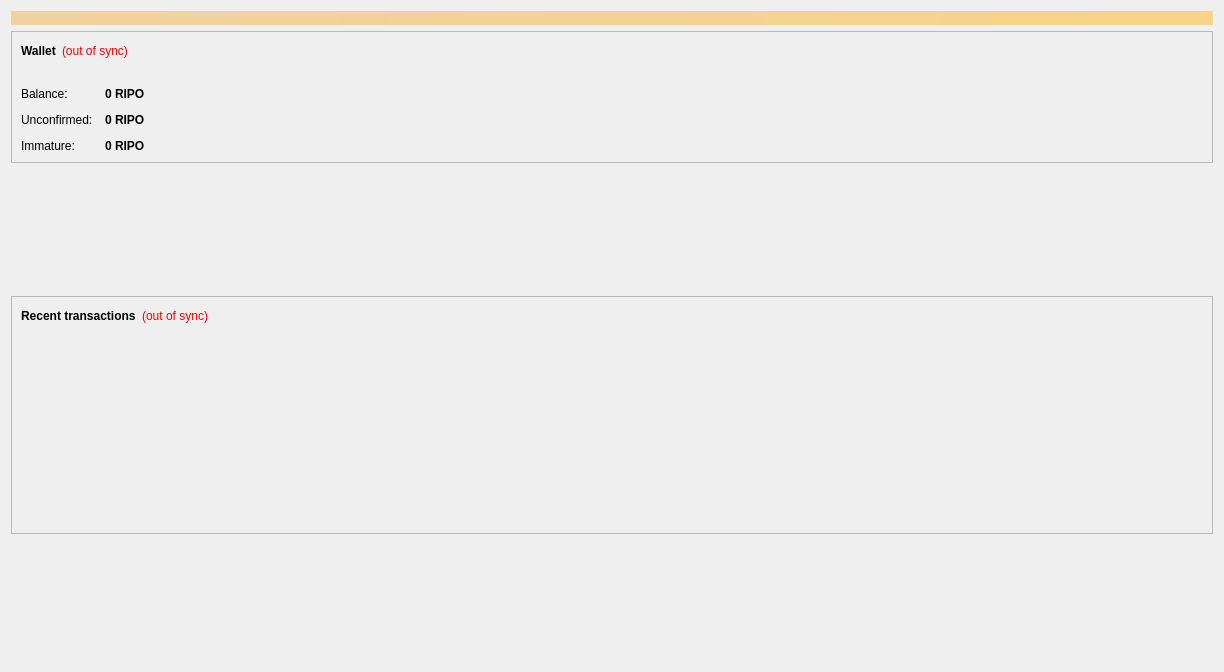
<?xml version="1.0" encoding="UTF-8"?>
<ui version="4.0">
 <class>OverviewPage</class>
 <widget class="QWidget" name="OverviewPage">
  <property name="geometry">
   <rect>
    <x>0</x>
    <y>0</y>
    <width>1224</width>
    <height>672</height>
   </rect>
  </property>
  <property name="windowTitle">
   <string>Form</string>
  </property>
  <layout class="QVBoxLayout" name="topLayout">
   <item>
    <widget class="QLabel" name="labelAlerts">
     <property name="visible">
      <bool>false</bool>
     </property>
     <property name="styleSheet">
      <string notr="true">background-color: qlineargradient(x1: 0, y1: 0, x2: 1, y2: 0, stop:0 #F0D0A0, stop:1 #F8D488); color:#000000;</string>
     </property>
     <property name="wordWrap">
      <bool>true</bool>
     </property>
     <property name="margin">
      <number>3</number>
     </property>
    </widget>
   </item>
   <item>
    <layout class="QHBoxLayout" name="horizontalLayout" stretch="1,0">
     <item>
      <layout class="QVBoxLayout" name="verticalLayout_2">
       <item>
        <widget class="QFrame" name="frame">
         <property name="frameShape">
          <enum>QFrame::StyledPanel</enum>
         </property>
         <property name="frameShadow">
          <enum>QFrame::Raised</enum>
         </property>
         <layout class="QVBoxLayout" name="verticalLayout_4">
          <item>
           <layout class="QHBoxLayout" name="horizontalLayout_4">
            <item>
             <widget class="QLabel" name="label_5">
              <property name="font">
               <font>
                <weight>75</weight>
                <bold>true</bold>
               </font>
              </property>
              <property name="text">
               <string>Wallet</string>
              </property>
             </widget>
            </item>
            <item>
             <widget class="QLabel" name="labelWalletStatus">
              <property name="toolTip">
               <string>The displayed information may be out of date. Your wallet automatically synchronizes with the RipoffCoin network after a connection is established, but this process has not completed yet.</string>
              </property>
              <property name="styleSheet">
               <string notr="true">QLabel { color: red; }</string>
              </property>
              <property name="text">
               <string notr="true">(out of sync)</string>
              </property>
              <property name="alignment">
               <set>Qt::AlignLeading|Qt::AlignLeft|Qt::AlignVCenter</set>
              </property>
             </widget>
            </item>
            <item>
             <spacer name="horizontalSpacer_2">
              <property name="orientation">
               <enum>Qt::Horizontal</enum>
              </property>
              <property name="sizeHint" stdset="0">
               <size>
                <width>40</width>
                <height>20</height>
               </size>
              </property>
             </spacer>
            </item>
           </layout>
          </item>
          <item alignment="Qt::AlignHCenter">
           <widget class="QLabel" name="label_2">
            <property name="text">
             <string/>
            </property>
            <property name="pixmap">
             <pixmap resource="../bitcoin.qrc">:/images/gmclogo</pixmap>
            </property>
           </widget>
          </item>
          <item>
           <layout class="QFormLayout" name="formLayout_2">
            <property name="fieldGrowthPolicy">
             <enum>QFormLayout::AllNonFixedFieldsGrow</enum>
            </property>
            <property name="horizontalSpacing">
             <number>12</number>
            </property>
            <property name="verticalSpacing">
             <number>12</number>
            </property>
            <item row="1" column="0">
             <widget class="QLabel" name="label">
              <property name="text">
               <string>Balance:</string>
              </property>
             </widget>
            </item>
            <item row="1" column="1">
             <widget class="QLabel" name="labelBalance">
              <property name="font">
               <font>
                <weight>75</weight>
                <bold>true</bold>
               </font>
              </property>
              <property name="cursor">
               <cursorShape>IBeamCursor</cursorShape>
              </property>
              <property name="toolTip">
               <string>Your current balance</string>
              </property>
              <property name="text">
               <string notr="true">0 RIPO</string>
              </property>
              <property name="textInteractionFlags">
               <set>Qt::LinksAccessibleByMouse|Qt::TextSelectableByKeyboard|Qt::TextSelectableByMouse</set>
              </property>
             </widget>
            </item>
            <item row="2" column="0">
             <widget class="QLabel" name="label_3">
              <property name="text">
               <string>Unconfirmed:</string>
              </property>
             </widget>
            </item>
            <item row="2" column="1">
             <widget class="QLabel" name="labelUnconfirmed">
              <property name="font">
               <font>
                <weight>75</weight>
                <bold>true</bold>
               </font>
              </property>
              <property name="cursor">
               <cursorShape>IBeamCursor</cursorShape>
              </property>
              <property name="toolTip">
               <string>Total of transactions that have yet to be confirmed, and do not yet count toward the current balance</string>
              </property>
              <property name="text">
               <string notr="true">0 RIPO</string>
              </property>
              <property name="textInteractionFlags">
               <set>Qt::LinksAccessibleByMouse|Qt::TextSelectableByKeyboard|Qt::TextSelectableByMouse</set>
              </property>
             </widget>
            </item>
            <item row="3" column="0">
             <widget class="QLabel" name="labelImmatureText">
              <property name="text">
               <string>Immature:</string>
              </property>
             </widget>
            </item>
            <item row="3" column="1">
             <widget class="QLabel" name="labelImmature">
              <property name="font">
               <font>
                <weight>75</weight>
                <bold>true</bold>
               </font>
              </property>
              <property name="toolTip">
               <string>Mined balance that has not yet matured</string>
              </property>
              <property name="text">
               <string notr="true">0 RIPO</string>
              </property>
              <property name="textInteractionFlags">
               <set>Qt::LinksAccessibleByMouse|Qt::TextSelectableByKeyboard|Qt::TextSelectableByMouse</set>
              </property>
             </widget>
            </item>
           </layout>
          </item>
         </layout>
        </widget>
       </item>
       <item>
        <spacer name="verticalSpacer_2">
         <property name="orientation">
          <enum>Qt::Vertical</enum>
         </property>
         <property name="sizeHint" stdset="0">
          <size>
           <width>20</width>
           <height>40</height>
          </size>
         </property>
        </spacer>
       </item>
       <item>
        <widget class="QFrame" name="frame_2">
         <property name="frameShape">
          <enum>QFrame::StyledPanel</enum>
         </property>
         <property name="frameShadow">
          <enum>QFrame::Raised</enum>
         </property>
         <layout class="QVBoxLayout" name="verticalLayout">
          <item>
           <layout class="QHBoxLayout" name="horizontalLayout_2">
            <item>
             <widget class="QLabel" name="label_4">
              <property name="text">
               <string>&lt;b&gt;Recent transactions&lt;/b&gt;</string>
              </property>
             </widget>
            </item>
            <item>
             <widget class="QLabel" name="labelTransactionsStatus">
              <property name="toolTip">
               <string>The displayed information may be out of date. Your wallet automatically synchronizes with the RipoffCoin network after a connection is established, but this process has not completed yet.</string>
              </property>
              <property name="styleSheet">
               <string notr="true">QLabel { color: red; }</string>
              </property>
              <property name="text">
               <string notr="true">(out of sync)</string>
              </property>
              <property name="alignment">
               <set>Qt::AlignRight|Qt::AlignTrailing|Qt::AlignVCenter</set>
              </property>
             </widget>
            </item>
            <item>
             <spacer name="horizontalSpacer">
              <property name="orientation">
               <enum>Qt::Horizontal</enum>
              </property>
              <property name="sizeHint" stdset="0">
               <size>
                <width>40</width>
                <height>20</height>
               </size>
              </property>
             </spacer>
            </item>
           </layout>
          </item>
          <item>
           <widget class="QListView" name="listTransactions">
            <property name="styleSheet">
             <string notr="true">QListView { background: transparent; }</string>
            </property>
            <property name="frameShape">
             <enum>QFrame::NoFrame</enum>
            </property>
            <property name="verticalScrollBarPolicy">
             <enum>Qt::ScrollBarAlwaysOff</enum>
            </property>
            <property name="horizontalScrollBarPolicy">
             <enum>Qt::ScrollBarAlwaysOff</enum>
            </property>
            <property name="selectionMode">
             <enum>QAbstractItemView::NoSelection</enum>
            </property>
           </widget>
          </item>
         </layout>
        </widget>
       </item>
       <item>
        <spacer name="verticalSpacer">
         <property name="orientation">
          <enum>Qt::Vertical</enum>
         </property>
         <property name="sizeHint" stdset="0">
          <size>
           <width>20</width>
           <height>40</height>
          </size>
         </property>
        </spacer>
       </item>
      </layout>
     </item>
     <item>
      <layout class="QVBoxLayout" name="verticalLayout_3"/>
     </item>
    </layout>
   </item>
  </layout>
 </widget>
 <resources>
  <include location="../bitcoin.qrc"/>
 </resources>
 <connections/>
</ui>
